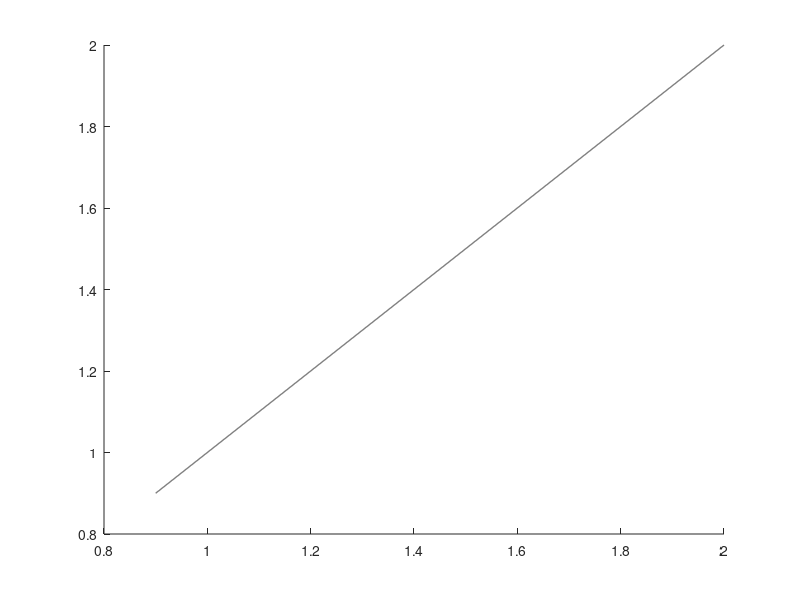

Reproduce this figure in MATLAB. (Note: this script raises an error after producing the figure.)
clear; close all; clc;

load('bSLIP_return_map.mat');

figure;
hold on;

% Unity line
plot([0.9, 2.0], [0.9, 2.0], 'Color', [0.5, 0.5, 0.5], 'LineWidth', 1);

% Return maps
styles = {'--', ':', '-.'};
for i = 1:length(return_map_data)
    valid = ~isnan(return_map_data(i).y_apex_next);
    plot(return_map_data(i).y_apex(valid), ...
         return_map_data(i).y_apex_next(valid), ...
         'LineStyle', styles{i}, 'Color', [0, 0, 0], 'LineWidth', 1);
end

xlabel('y_{apex,i} [m]');
ylabel('y_{apex,i+1} [m]');
legend('Unity', '\phi_{tgt} = 15°', '\phi_{tgt} = 20°', '\phi_{tgt} = 25°');
title('Apex Height Return Map');
grid on;
axis equal;
xlim([0.95, 2.0]);
ylim([0.95, 2.0]);